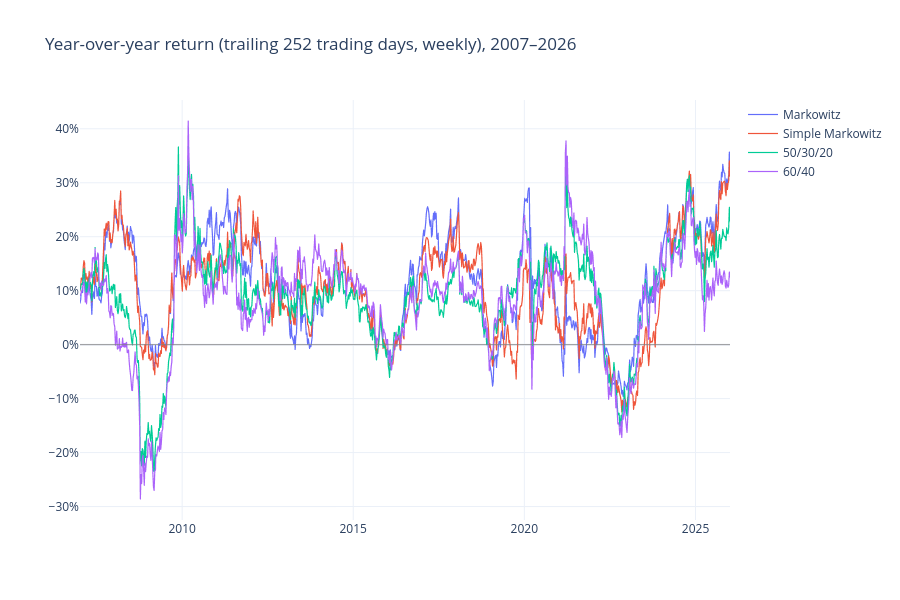

The code cell stored with this chart in its notebook:
### Markdown cell above
The same strategies as year-over-year returns: each week, the return over the
trailing 252 trading days. The first value is a year into the evaluation window.

### Code cell
yoy = navs.pct_change(252, fill_method=None).dropna().resample("W").last()
fig = px.line(yoy, title="Year-over-year return (trailing 252 trading days, weekly), 2007–2026")
fig.update_traces(line_width=1.2)
fig.add_hline(y=0.0, line_color="grey", line_width=0.8)
fig.update_layout(height=600, yaxis_title=None, xaxis_title=None, legend_title=None,
                  yaxis_tickformat=".0%", hovermode="x unified")
fig.show()

### Figure 1 — Plotly figure (JSON) as saved in the notebook; plotly's stock layout.template omitted (floating-point values rounded to 4 significant figures; data arrays with more than 128 entries replaced by an {"elided": "..."} marker saying what was removed)
{"data": [{"hovertemplate": "variable=Markowitz<br>index=%{x}<br>value=%{y}<extra></extra>", "legendgroup": "Markowitz", "line": {"color": "#636efa", "dash": "solid", "width": 1.2}, "marker": {"symbol": "circle"}, "mode": "lines", "name": "Markowitz", "showlegend": true, "type": "scattergl", "x": {"elided": "992 str values"}, "xaxis": "x", "y": {"elided": "992 float values"}, "yaxis": "y"}, {"hovertemplate": "variable=Simple Markowitz<br>index=%{x}<br>value=%{y}<extra></extra>", "legendgroup": "Simple Markowitz", "line": {"color": "#EF553B", "dash": "solid", "width": 1.2}, "marker": {"symbol": "circle"}, "mode": "lines", "name": "Simple Markowitz", "showlegend": true, "type": "scattergl", "x": {"elided": "992 str values"}, "xaxis": "x", "y": {"elided": "992 float values"}, "yaxis": "y"}, {"hovertemplate": "variable=50/30/20<br>index=%{x}<br>value=%{y}<extra></extra>", "legendgroup": "50/30/20", "line": {"color": "#00cc96", "dash": "solid", "width": 1.2}, "marker": {"symbol": "circle"}, "mode": "lines", "name": "50/30/20", "showlegend": true, "type": "scattergl", "x": {"elided": "992 str values"}, "xaxis": "x", "y": {"elided": "992 float values"}, "yaxis": "y"}, {"hovertemplate": "variable=60/40<br>index=%{x}<br>value=%{y}<extra></extra>", "legendgroup": "60/40", "line": {"color": "#ab63fa", "dash": "solid", "width": 1.2}, "marker": {"symbol": "circle"}, "mode": "lines", "name": "60/40", "showlegend": true, "type": "scattergl", "x": {"elided": "992 str values"}, "xaxis": "x", "y": {"elided": "992 float values"}, "yaxis": "y"}], "layout": {"height": 600, "hovermode": "x unified", "legend": {"title": {}, "tracegroupgap": 0}, "shapes": [{"line": {"color": "grey", "width": 0.8}, "type": "line", "x0": 0, "x1": 1, "xref": "x domain", "y0": 0, "y1": 0, "yref": "y"}], "title": {"text": "Year-over-year return (trailing 252 trading days, weekly), 2007–2026"}, "xaxis": {"anchor": "y", "domain": [0, 1], "title": {}}, "yaxis": {"anchor": "x", "domain": [0, 1], "tickformat": ".0%", "title": {}}}}
